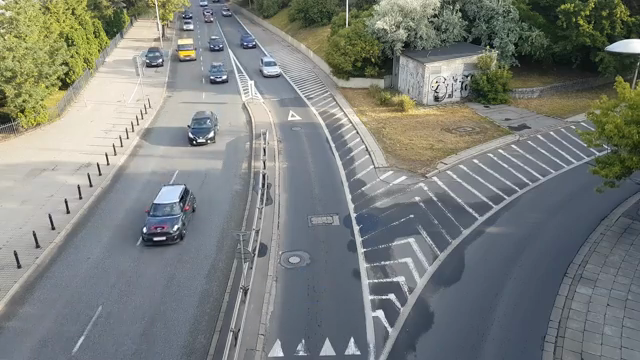
#> input picture frame_007.png, 640 x 360 px; its folder holds only this picture in this run
$ python detection6.py
#> lines starting #> are read from the running program, lines starting #| are printed output that depends on the picture; after the words box and inside, x2 and y2 are one past the last pixel; in counts of white or black regions, pixels touching at a corner belong together
import cv2
import numpy as np
import os
import time
import glob

frame_folder = "./"
frames = sorted([f for f in os.listdir(frame_folder) if f.endswith(".png")])

timings = []

lower_bound = np.array([200, 200, 200])
upper_bound = np.array([255, 255, 255])

for frame_name in frames:
    frame_path = os.path.join(frame_folder, frame_name)
    frame = cv2.imread(frame_path)
#> frame is the input picture: shape (360, 640, 3); mean B, G, R 123, 127, 122.9

    if frame is None:
        print(f"Failed to load {frame_name}")
        continue

    start_time = time.time()

    # Create mask for objects in the specified color range
    mask = cv2.inRange(frame, lower_bound, upper_bound)
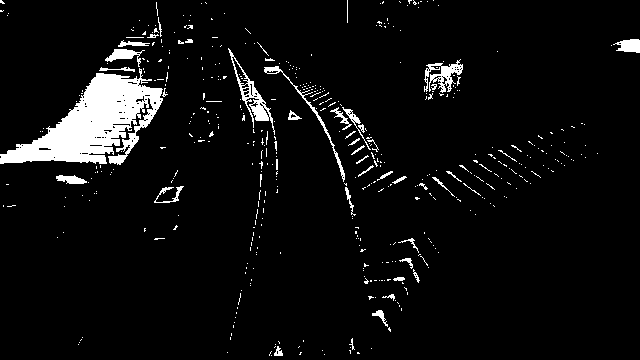
#> mask: shape (360, 640); 5.6% white; 481 white regions (438 under 20 px)

    # Find contours in the mask
    contours, _ = cv2.findContours(mask, cv2.RETR_EXTERNAL, cv2.CHAIN_APPROX_SIMPLE)
#> contours = 478 contours, 454 with area under 20; largest, box (x1, y1, x2, y2) and area: (0, 68, 163, 165) 6933, (228, 48, 275, 135) 797, (424, 59, 463, 93) 451, (264, 66, 345, 182) 272, (105, 49, 145, 67) 234

    # Count and label the detected objects
    object_count = len(contours)
#> object_count = 478

    # Draw contours and label objects in the original frame
    for i, contour in enumerate(contours):
        # Get the bounding box for the contour
        x, y, w, h = cv2.boundingRect(contour)

        # Draw a rectangle around the detected object
        cv2.rectangle(frame, (x, y), (x + w, y + h), (0, 255, 0), 2)

        # Label the object
        label = f"Object {i+1}"  # Label each object as "Object 1", "Object 2", etc.
        cv2.putText(frame, label, (x, y - 10), cv2.FONT_HERSHEY_SIMPLEX, 0.9, (0, 255, 0), 2)
#> this loop made 478 passes
#> (x, y, w, h, label) on passes 1, 2, 4: (271, 355, 1, 1, 'Object 1'), (324, 354, 1, 1, 'Object 2'), (299, 352, 3, 3, 'Object 4')
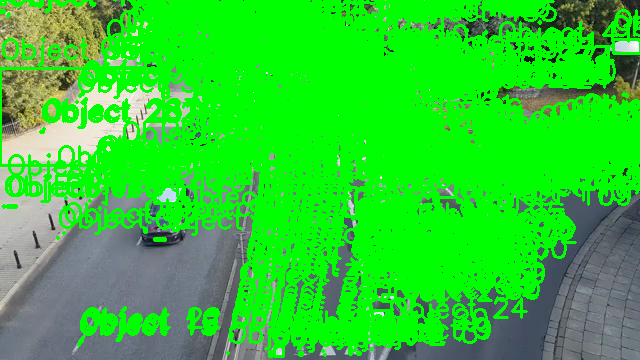
#> frame: shape (360, 640, 3); mean B, G, R 47, 203.5, 46.6

    end_time = time.time()
    process_time = end_time - start_time
    timings.append(process_time)

    print(f"{frame_name} processed in {process_time:.4f} seconds")
    print(f"Detected {object_count} objects in {frame_name}")
#| Detected 478 objects in frame_007.png

    # Optional: Save the output frame with drawn contours and labels
    output_frame_path = os.path.join(frame_folder, f"processed_{frame_name}")
    cv2.imwrite(output_frame_path, frame)  # Save output frame to disk

avg_time = sum(timings) / len(timings)
print(f"Average processing time per frame: {avg_time:.4f} seconds")

$ run again, on frame_027.png
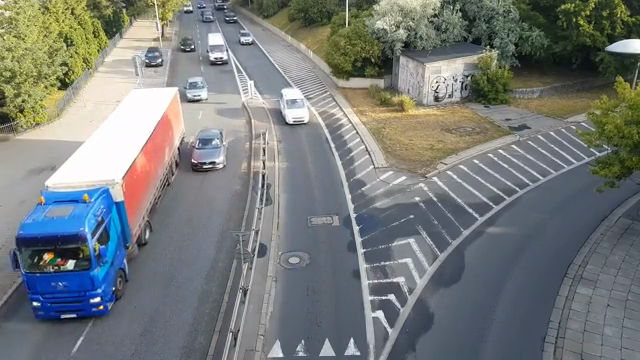
#> input picture frame_027.png, 640 x 360 px
#> frame is the input picture: shape (360, 640, 3); mean B, G, R 121.7, 123.2, 118.6
#> `mask = cv2.inRange(frame, lower_bound, upper_bound)`:
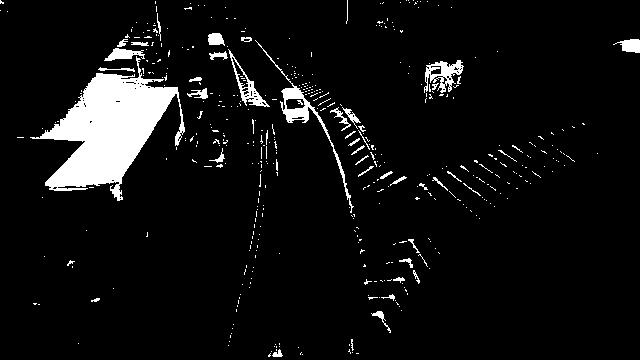
#> mask: shape (360, 640); 6.6% white; 454 white regions (410 under 20 px)
#> contours = 450 contours, 425 with area under 20; largest, box (x1, y1, x2, y2) and area: (30, 56, 185, 201) 8988, (255, 40, 354, 213) 918, (424, 60, 464, 93) 603, (228, 49, 270, 107) 585, (104, 48, 145, 61) 238
#> object_count = 450
#> the loop `for i, contour in enumerate(contours):` made 450 passes
#> (x, y, w, h, label) on passes 1, 3, 4: (302, 354, 1, 1, 'Object 1'), (268, 353, 3, 4, 'Object 3'), (352, 352, 1, 1, 'Object 4')
#> after the loop `for i, contour in enumerate(contours):`:
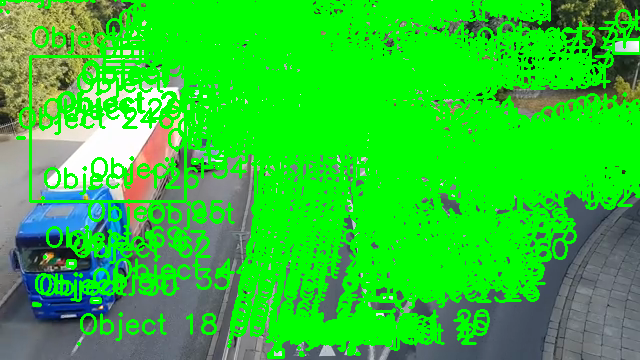
#> frame: shape (360, 640, 3); mean B, G, R 49.7, 198.5, 46.9
#| Detected 450 objects in frame_027.png
